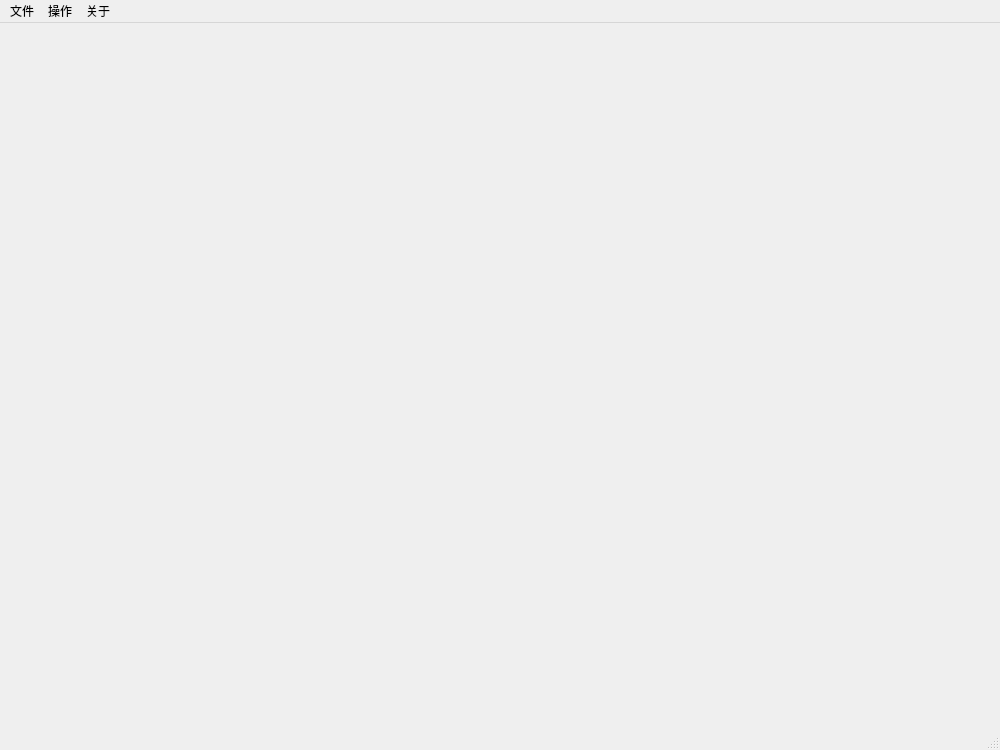
<?xml version="1.0" encoding="UTF-8"?>
<ui version="4.0">
 <class>MainWindow</class>
 <widget class="QMainWindow" name="MainWindow">
  <property name="geometry">
   <rect>
    <x>0</x>
    <y>0</y>
    <width>1000</width>
    <height>750</height>
   </rect>
  </property>
  <property name="sizePolicy">
   <sizepolicy hsizetype="Expanding" vsizetype="Expanding">
    <horstretch>0</horstretch>
    <verstretch>0</verstretch>
   </sizepolicy>
  </property>
  <property name="minimumSize">
   <size>
    <width>0</width>
    <height>0</height>
   </size>
  </property>
  <property name="maximumSize">
   <size>
    <width>16777215</width>
    <height>16777215</height>
   </size>
  </property>
  <property name="windowTitle">
   <string>MainWindow</string>
  </property>
  <widget class="QWidget" name="centralwidget"/>
  <widget class="QMenuBar" name="menubar">
   <property name="geometry">
    <rect>
     <x>0</x>
     <y>0</y>
     <width>1000</width>
     <height>21</height>
    </rect>
   </property>
   <widget class="QMenu" name="menu_about">
    <property name="title">
     <string>关于</string>
    </property>
    <addaction name="actionproject_info"/>
    <addaction name="separator"/>
    <addaction name="actionauthor"/>
   </widget>
   <widget class="QMenu" name="menu">
    <property name="title">
     <string>文件</string>
    </property>
    <addaction name="actionopen"/>
    <addaction name="separator"/>
    <addaction name="actionexit"/>
   </widget>
   <widget class="QMenu" name="menu_2">
    <property name="title">
     <string>操作</string>
    </property>
    <addaction name="actionpause"/>
    <addaction name="actionstop"/>
   </widget>
   <addaction name="menu"/>
   <addaction name="menu_2"/>
   <addaction name="menu_about"/>
  </widget>
  <widget class="QStatusBar" name="statusbar"/>
  <action name="actionproject_info">
   <property name="text">
    <string>项目信息</string>
   </property>
  </action>
  <action name="actionauthor">
   <property name="text">
    <string>关于作者</string>
   </property>
  </action>
  <action name="actionopen">
   <property name="text">
    <string>打开地图</string>
   </property>
  </action>
  <action name="actionexit">
   <property name="text">
    <string>退出</string>
   </property>
  </action>
  <action name="actionpause">
   <property name="text">
    <string>暂停</string>
   </property>
  </action>
  <action name="actionstop">
   <property name="text">
    <string>停止</string>
   </property>
  </action>
 </widget>
 <resources/>
 <connections/>
</ui>
